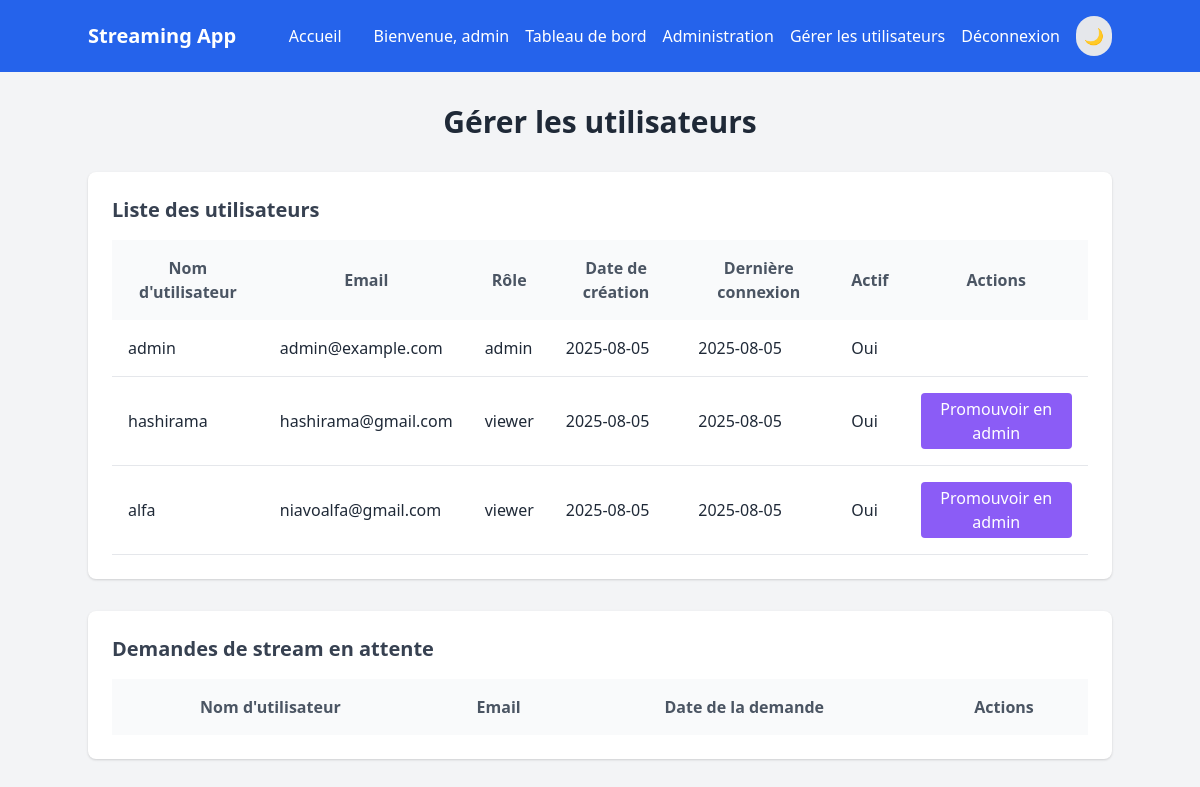
/manage_users (signed in), run on an earlier commit of the app's database.
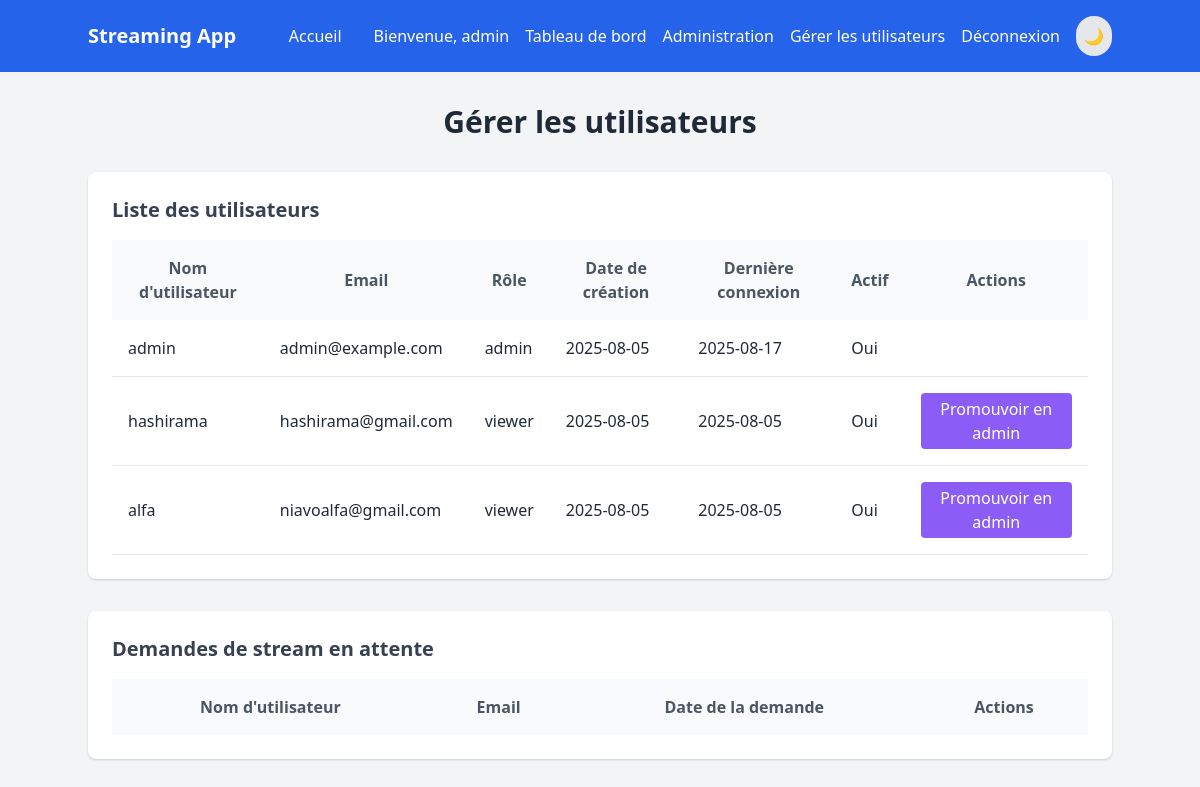
And on a later commit of the database.
### tables this page shows
CREATE TABLE users (
            id INTEGER PRIMARY KEY AUTOINCREMENT,
            username TEXT UNIQUE NOT NULL,
            email TEXT UNIQUE NOT NULL,
            password TEXT NOT NULL,
            role TEXT NOT NULL,
            created_at TEXT NOT NULL,
            last_login TEXT,
            active INTEGER NOT NULL
        );

### app/routes/main.py (the view)
@main_bp.route('/manage_users')
@admin_required
def manage_users():
    with get_db(current_app) as conn:
        users = conn.execute('SELECT id, username, email, role, created_at, last_login, active FROM users').fetchall()
        requests = conn.execute('SELECT sr.id, sr.user_id, sr.status, sr.requested_at, u.username, u.email FROM stream_requests sr JOIN users u ON sr.user_id = u.id WHERE sr.status = ?', ('pending',)).fetchall()
    return render_template('users.html', users=users, requests=requests)

### app/models/user.py (called while the page is built)
@contextmanager
def get_db(app):
    conn = sqlite3.connect(app.config['DATABASE'])
    conn.row_factory = sqlite3.Row
    try:
        yield conn
    finally:
        conn.close()

### app/routes/auth.py (called while the page is built)
def admin_required(f):
    from functools import wraps
    @wraps(f)
    def decorated_function(*args, **kwargs):
        if 'user_id' not in session or session.get('role') != 'admin':
            flash('Accès réservé aux administrateurs.', 'error')
            return redirect(url_for('auth.login'))
        return f(*args, **kwargs)
    return decorated_function

### app/templates/users.html (shortened to what this page needs)
{% extends 'base.html' %}
{% block content %}
    <header class="text-center mb-8">
        <h1 class="text-3xl font-bold text-gray-800 dark:text-gray-200">Gérer les utilisateurs</h1>
    </header>
    <main>
        <div class="bg-white dark:bg-gray-800 p-6 rounded-lg shadow mb-8">
            <h3 class="text-xl font-semibold text-gray-700 dark:text-gray-200 mb-4">Liste des utilisateurs</h3>
            <div class="overflow-x-auto">
                <table class="w-full">
                    <thead>
                        <tr class="bg-gray-50 dark:bg-gray-700 text-gray-600 dark:text-gray-400 font-semibold">
                            <th class="p-4">Nom d'utilisateur</th>
                            <th class="p-4">Email</th>
                            <th class="p-4">Rôle</th>
                            <th class="p-4">Date de création</th>
                            <th class="p-4">Dernière connexion</th>
                            <th class="p-4">Actif</th>
                            <th class="p-4">Actions</th>
                        </tr>
                    </thead>
                    <tbody id="users-table">
                        {% for user in users %}
                        <tr class="border-b dark:border-gray-600" data-user-id="{{ user.id }}">
                            <td class="p-4 text-gray-800 dark:text-gray-200">{{ user.username }}</td>
                            <td class="p-4 text-gray-800 dark:text-gray-200">{{ user.email }}</td>
                            <td class="p-4 text-gray-800 dark:text-gray-200 role">{{ user.role }}</td>
                            <td class="p-4 text-gray-800 dark:text-gray-200">{{ user.created_at[:10] }}</td>
                            <td class="p-4 text-gray-800 dark:text-gray-200">{{ user.last_login[:10] if user.last_login else 'Jamais' }}</td>
                            <td class="p-4 text-gray-800 dark:text-gray-200">{{ 'Oui' if user.active else 'Non' }}</td>
                            <td class="p-4">
                                {% if user.role != 'admin' %}
                                <button data-user-id="{{ user.id }}" data-username="{{ user.username }}" class="px-3 py-1 bg-purple-500 text-white rounded hover:bg-purple-600 promote-btn">Promouvoir en admin</button>
                                {% endif %}
                            </td>
                        </tr>
                        {% endfor %}
                    </tbody>
                </table>
            </div>
        </div>
        <div class="bg-white dark:bg-gray-800 p-6 rounded-lg shadow">
            <h3 class="text-xl font-semibold text-gray-700 dark:text-gray-200 mb-4">Demandes de stream en attente</h3>
            <div class="overflow-x-auto">
                <table class="w-full">
                    <thead>
                        <tr class="bg-gray-50 dark:bg-gray-700 text-gray-600 dark:text-gray-400 font-semibold">
                            <th class="p-4">Nom d'utilisateur</th>
                            <th class="p-4">Email</th>
                            <th class="p-4">Date de la demande</th>
                            <th class="p-4">Actions</th>
                        </tr>
                    </thead>
                </table>
            </div>
        </div>
    </main>
{% endblock %}

What changed in the data, as far as the page shows it:
changed users "admin": last_login "2025-08-05" → "2025-08-17"
